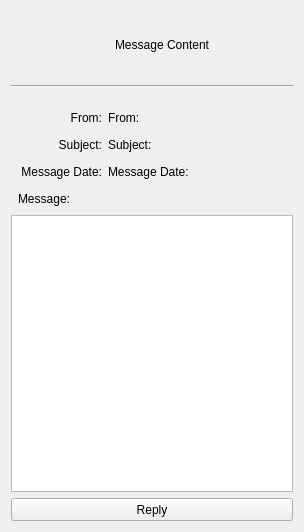
        <widget class="QWidget" name="page_expand_message">
         <layout class="QVBoxLayout" name="verticalLayout_18">
          <item>
           <widget class="QWidget" name="widget_right_menu_expand_table_container_2" native="true">
            <property name="styleSheet">
             <string notr="true">QPushButton {
	background-color: transparent;
	border: none;
}

QPushButton::hover {
	border: 1px solid #44fda2;
}

QPushButton::pressed {
	border: 1px solid #808080;
}</string>
            </property>
            <layout class="QHBoxLayout" name="horizontalLayout_29">
             <item>
              <widget class="QLabel" name="lbl_right_menu_message_content_header_icon">
               <property name="minimumSize">
                <size>
                 <width>50</width>
                 <height>50</height>
                </size>
               </property>
               <property name="maximumSize">
                <size>
                 <width>50</width>
                 <height>50</height>
                </size>
               </property>
               <property name="text">
                <string/>
               </property>
               <property name="pixmap">
                <pixmap resource="../icons_source.qrc">:/newSource/icons/messages_2.png</pixmap>
               </property>
               <property name="scaledContents">
                <bool>true</bool>
               </property>
              </widget>
             </item>
             <item>
              <widget class="QLabel" name="lbl_right_menu_message_content_header">
               <property name="minimumSize">
                <size>
                 <width>150</width>
                 <height>50</height>
                </size>
               </property>
               <property name="maximumSize">
                <size>
                 <width>16777215</width>
                 <height>50</height>
                </size>
               </property>
               <property name="text">
                <string>Message Content</string>
               </property>
               <property name="alignment">
                <set>Qt::AlignCenter</set>
               </property>
              </widget>
             </item>
             <item>
              <widget class="QPushButton" name="btn_right_menu_close_message_content">
               <property name="minimumSize">
                <size>
                 <width>30</width>
                 <height>30</height>
                </size>
               </property>
               <property name="maximumSize">
                <size>
                 <width>30</width>
                 <height>30</height>
                </size>
               </property>
               <property name="cursor">
                <cursorShape>PointingHandCursor</cursorShape>
               </property>
               <property name="toolTip">
                <string>Close</string>
               </property>
               <property name="text">
                <string/>
               </property>
               <property name="icon">
                <iconset resource="../icons_source.qrc">
                 <normaloff>:/newSource/icons/close_2.png</normaloff>:/newSource/icons/close_2.png</iconset>
               </property>
               <property name="iconSize">
                <size>
                 <width>20</width>
                 <height>20</height>
                </size>
               </property>
              </widget>
             </item>
            </layout>
           </widget>
          </item>
          <item>
           <widget class="Line" name="line_right_menu_expand_table_2">
            <property name="minimumSize">
             <size>
              <width>240</width>
              <height>3</height>
             </size>
            </property>
            <property name="maximumSize">
             <size>
              <width>16777215</width>
              <height>3</height>
             </size>
            </property>
            <property name="frameShadow">
             <enum>QFrame::Sunken</enum>
            </property>
            <property name="lineWidth">
             <number>1</number>
            </property>
            <property name="orientation">
             <enum>Qt::Horizontal</enum>
            </property>
           </widget>
          </item>
          <item>
           <spacer name="verticalSpacer_right_menu_fixed_2">
            <property name="orientation">
             <enum>Qt::Vertical</enum>
            </property>
            <property name="sizeType">
             <enum>QSizePolicy::Fixed</enum>
            </property>
            <property name="sizeHint" stdset="0">
             <size>
              <width>20</width>
              <height>13</height>
             </size>
            </property>
           </spacer>
          </item>
          <item>
           <layout class="QHBoxLayout" name="horizontalLayout_30">
            <item>
             <widget class="QLabel" name="lbl_expand_message_from">
              <property name="minimumSize">
               <size>
                <width>91</width>
                <height>21</height>
               </size>
              </property>
              <property name="maximumSize">
               <size>
                <width>91</width>
                <height>21</height>
               </size>
              </property>
              <property name="text">
               <string>From:</string>
              </property>
              <property name="alignment">
               <set>Qt::AlignRight|Qt::AlignTrailing|Qt::AlignVCenter</set>
              </property>
             </widget>
            </item>
            <item>
             <widget class="QLabel" name="lbl_expand_message_from_content">
              <property name="minimumSize">
               <size>
                <width>91</width>
                <height>21</height>
               </size>
              </property>
              <property name="maximumSize">
               <size>
                <width>16777215</width>
                <height>21</height>
               </size>
              </property>
              <property name="text">
               <string>From:</string>
              </property>
             </widget>
            </item>
           </layout>
          </item>
          <item>
           <layout class="QHBoxLayout" name="horizontalLayout_36">
            <item>
             <widget class="QLabel" name="lbl_expand_message_subject">
              <property name="minimumSize">
               <size>
                <width>91</width>
                <height>21</height>
               </size>
              </property>
              <property name="maximumSize">
               <size>
                <width>91</width>
                <height>21</height>
               </size>
              </property>
              <property name="text">
               <string>Subject:</string>
              </property>
              <property name="alignment">
               <set>Qt::AlignRight|Qt::AlignTrailing|Qt::AlignVCenter</set>
              </property>
             </widget>
            </item>
            <item>
             <widget class="QLabel" name="lbl_expand_message_subject_content">
              <property name="minimumSize">
               <size>
                <width>91</width>
                <height>21</height>
               </size>
              </property>
              <property name="maximumSize">
               <size>
                <width>16777215</width>
                <height>21</height>
               </size>
              </property>
              <property name="text">
               <string>Subject:</string>
              </property>
             </widget>
            </item>
           </layout>
          </item>
          <item>
           <layout class="QHBoxLayout" name="horizontalLayout_32">
            <item>
             <widget class="QLabel" name="lbl_expand_message_message_date">
              <property name="minimumSize">
               <size>
                <width>91</width>
                <height>21</height>
               </size>
              </property>
              <property name="maximumSize">
               <size>
                <width>91</width>
                <height>21</height>
               </size>
              </property>
              <property name="text">
               <string>Message Date:</string>
              </property>
              <property name="alignment">
               <set>Qt::AlignRight|Qt::AlignTrailing|Qt::AlignVCenter</set>
              </property>
             </widget>
            </item>
            <item>
             <widget class="QLabel" name="lbl_expand_message_message_date_content">
              <property name="minimumSize">
               <size>
                <width>91</width>
                <height>21</height>
               </size>
              </property>
              <property name="maximumSize">
               <size>
                <width>16777215</width>
                <height>21</height>
               </size>
              </property>
              <property name="text">
               <string>Message Date:</string>
              </property>
             </widget>
            </item>
           </layout>
          </item>
          <item>
           <widget class="QLabel" name="lbl_expand_message_message_header">
            <property name="minimumSize">
             <size>
              <width>91</width>
              <height>21</height>
             </size>
            </property>
            <property name="maximumSize">
             <size>
              <width>16777215</width>
              <height>21</height>
             </size>
            </property>
            <property name="text">
             <string>Message:</string>
            </property>
            <property name="indent">
             <number>7</number>
            </property>
           </widget>
          </item>
          <item>
           <widget class="QTextEdit" name="textEdit_expand_message">
            <property name="minimumSize">
             <size>
              <width>282</width>
              <height>277</height>
             </size>
            </property>
            <property name="readOnly">
             <bool>true</bool>
            </property>
           </widget>
          </item>
          <item>
           <widget class="QPushButton" name="btn_reply_message">
            <property name="minimumSize">
             <size>
              <width>282</width>
              <height>23</height>
             </size>
            </property>
            <property name="maximumSize">
             <size>
              <width>16777215</width>
              <height>23</height>
             </size>
            </property>
            <property name="text">
             <string>Reply</string>
            </property>
            <property name="icon">
             <iconset resource="../icons_source.qrc">
              <normaloff>:/newSource/icons/reply.png</normaloff>:/newSource/icons/reply.png</iconset>
            </property>
           </widget>
          </item>
         </layout>
        </widget>
